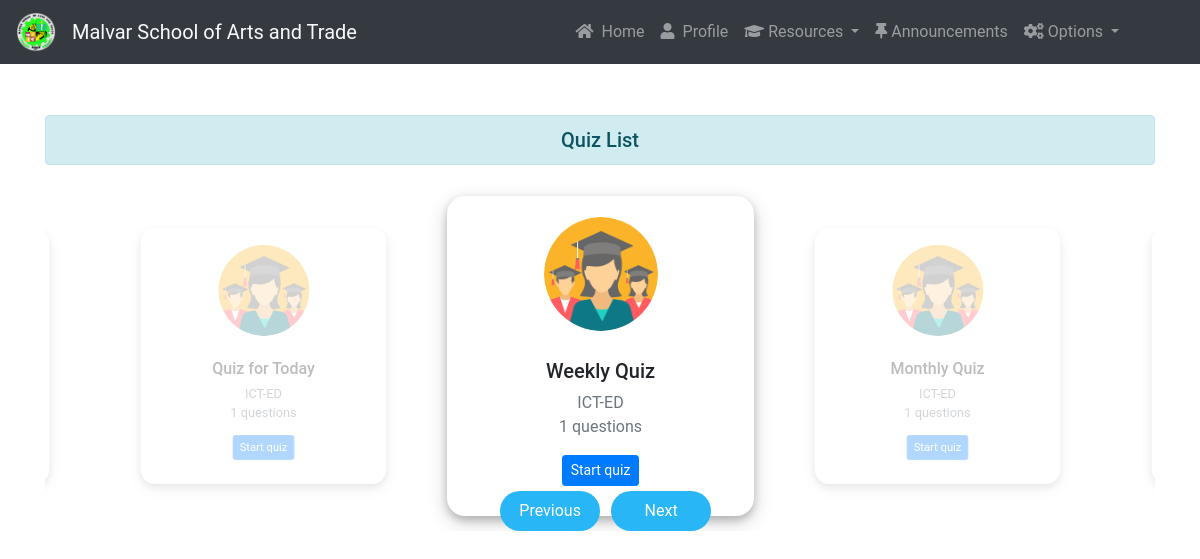
The app's page /students/ (signed in) with its own data.
### quiz/models.py (models this page shows, shortened)
class Quiz(models.Model):
    owner = models.ForeignKey(User, on_delete=models.CASCADE, related_name='quizzes')
    name = models.CharField(max_length=255, help_text='Quiz Title')
    year_level = models.ForeignKey(Year_Level, on_delete = models.CASCADE,related_name='quizzes', help_text='Year Level')

class Year_Level(models.Model):
    name = models.CharField(max_length=30, help_text='Year Level')
    def __str__(self):
        return self.name

### quiz/views.py (the view)
# urls.py: path('students/', views.StudentsQuizListView.as_view(), name='quiz_list'),
@method_decorator([login_required, student_required], name='dispatch')
class StudentsQuizListView(ListView):
    model = Quiz
    ordering = ('name', )
    context_object_name = 'quiz'
    template_name = 'classroom/students/quiz_list.html'
    def get_queryset(self):
        student = self.request.user.student
        student_year_level = student.year_level.values_list('pk', flat=True)
        taken_quizzes = student.quizzes.values_list('pk', flat=True)
        queryset = Quiz.objects.filter(year_level__in=student_year_level) \
            .exclude(pk__in=taken_quizzes) \
            .annotate(questions_count=Count('questions')) \
            .filter(questions_count__gt=0)
        return queryset

### quiz/templates/classroom/students/quiz_list.html (shortened to what this page needs)
{% extends 'base.html' %}
{% load static %}
{% block content %}
{% include 'navbar.html' %}
{% if user.is_student %}
<div class="container">
  <div class="row">
    <div class="col">
    </div>
    <div class="col-md-12">
      <div class="card-exams">
        <h5 class="display-5 alert alert-info text-center">Quiz List</h5>
          <div class="slider">
            {% for list in quiz %}
            <div class="item">
              <div class="item-inner">
                <img src="{% static 'images/exams-card.png' %}" >
                <h5>{{ list.name }}</h5>
                <p class="text-muted">{{ list.year_level }}<br>{{ list.questions_count }} questions</p>
                <a href="{% url 'students:take_quiz' list.pk %}" class="btn btn-primary btn-sm">Start quiz</a>
              </div>
            </div>
            {% endfor %}
          </div>
        </div>
    </div>
    <div class="col">
    </div>
  </div>
</div>
{% endif %}
{% endblock %}

### templates/base.html (shortened to what this page needs)
{% load static %}
<!doctype html>
<html lang="en">
  <head>
    <link rel="stylesheet" href="{% static 'assets/css/bootstrap.min.css' %}">
    <link rel="stylesheet" type="text/css" href="{% static 'bootstrap\css\bootstrap.min.css' %}">
    <link rel="stylesheet" type="text/css" href="{% static 'bootstrap\css\bootstrap.min.css' %}">
    <link rel="stylesheet" href="{% static 'assets/css/bootstrap.min.css' %}">
    <link rel='stylesheet' type='text/css' href="{% static 'css/elms.css' %}">
    <link rel='stylesheet' type='text/css' href="{% static 'css/icons.css' %}">
    <link rel="stylesheet" href="{% static 'css/fontawesome/css/all.min.css' %}" type="text/css">
    <link rel="stylesheet" type="text/css" href="//cdn.jsdelivr.net/npm/slick-carousel@1.8.1/slick/slick.css"/>
  </head>
  <body style="background-color: #ffffff; font-family: 'Roboto', 'sans-serif'; ">
    {% block content %}
    {% endblock %}
  </body>
</html>

### templates/navbar.html (shortened to what this page needs)
{% load static %}
<nav class="navbar navbar-expand-lg navbar-dark bg-dark text-light">
  <a class="navbar-brand py-1" href="{% url 'home' %}">
            <img src="{% static 'images/msat_logo.png' %}" width="40" height="40" alt="msat-logo" id="msat-logo">
    </a>
    <a class=" logo navbar-brand" >Malvar School of Arts and Trade</a>
  <div class="navbar-menu collapse navbar-collapse offset-md-2 " id="navbarSupportedContent"  >
    {% if user.is_student %}
    <ul class="navbar-nav float-sm-left" >
      <li class="nav-item">
        <a href="{% url 'home' %}" class="nav-link"><i class="fa fa-home" aria-hidden="false"></i>&nbsp Home</a>
      </li>
      <li class="nav-item">
        <a href="{% url 'profile:student-profile' %}" class="nav-link"><i class="fa fa-user" aria-hidden="false"></i>&nbsp Profile</a>
      </li>
      <li class="nav-item dropdown">
        <a class="nav-link dropdown-toggle" href="#" id="navbarDropdown" role="button" data-toggle="dropdown" aria-haspopup="true" aria-expanded="false">
          <i class="fas fa-graduation-cap" aria-hidden='false'></i>&nbspResources
        </a>
      </li>
      <li class="nav-item">
        <a href='{% url "announcements:list-of-announcements" %}' class="nav-link" role='button'><i class="fas fa-thumbtack" aria-hidden='false'></i>&nbspAnnouncements</a>
      </li>
      <li class="nav-item dropdown">
        <a class="nav-link dropdown-toggle" href="#" id="navbarDropdown" role="button" data-toggle="dropdown" aria-haspopup="true" aria-expanded="false">
          <i class="fas fa-cogs" aria-hidden='false'></i>&nbspOptions
        </a>
        </div>
    {% endif %}
</nav>

### static/css/elms.css (style rules this page uses)
.navbar { background-color: #FFFFFF; }

### quiz/templates/classroom/students/quiz_list.html (style rules this page uses)
.card-exams { margin-top: 50px; }
.slick-slide img { margin: 0 auto; max-width: 120px; border: 3px solid #fff; border-radius: 50%; margin-bottom: 25px; }
.item { padding: 15px; outline: none; }
.item-inner { background-color: #ffffff; box-shadow: 0 4px 8px 0 rgba(0, 0, 0, 0.2), 0 6px 20px 0 rgba(0, 0, 0, 0.19); border-radius: 18px; text-align: center; padding: 18px; height: 20rem; }
.slick-slide { transform: scale(0.8); opacity: 0.3; transition: all ease 0.5s; }
.slick-slide.slick-current { transform: scale(1); opacity: 1; }

### records on screen
Quiz: name "Weekly Quiz", year_level "ICT-ED", questions_count "1"
Quiz: name "Monthly Quiz", year_level "ICT-ED", questions_count "1"
Quiz: name "Quiz for Today", year_level "ICT-ED", questions_count "1"
